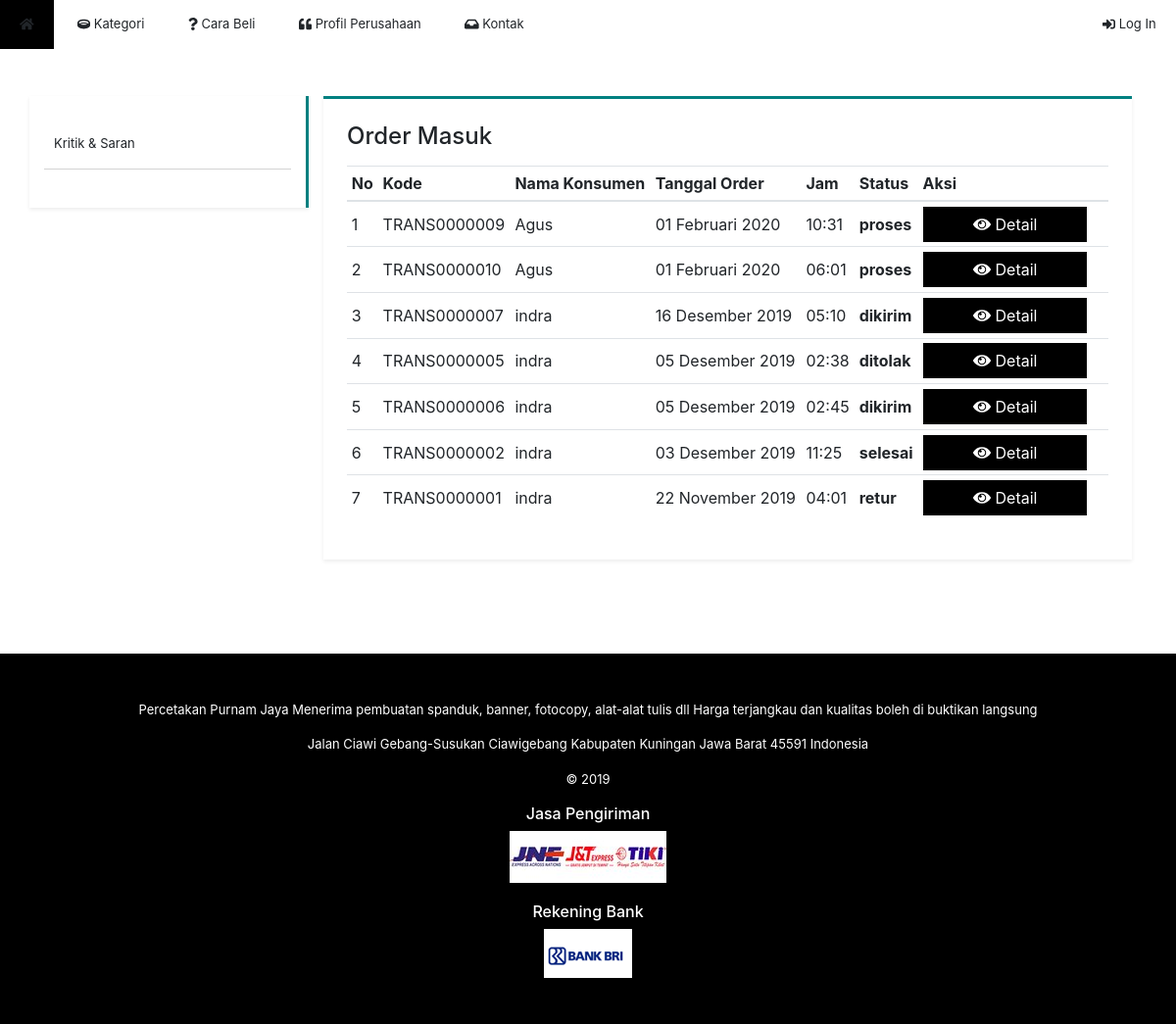
The page /halaman/data_order.php on the database as committed earlier.
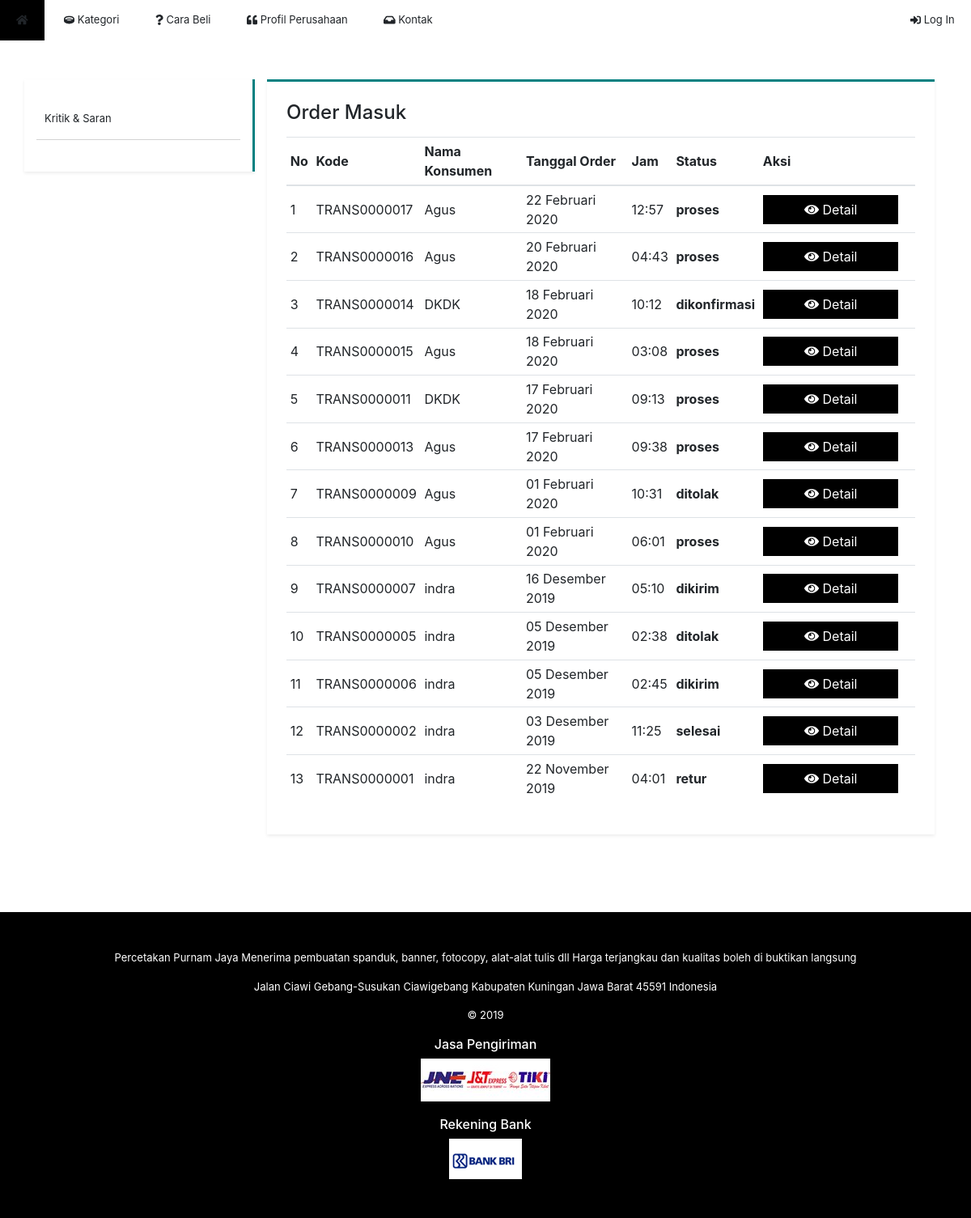
The same page on the database as committed later.
### tables this page shows
CREATE TABLE `transaksi` (
  `idTransaksi` int(11) NOT NULL,
  `tanggal` date NOT NULL,
  `jam` time NOT NULL,
  `idKonsumen` varchar(50) NOT NULL,
  `kdTransaksi` varchar(50) NOT NULL,
  `idOngkir` int(11) DEFAULT NULL,
  `idKurir` int(11) DEFAULT NULL,
  `alamat` varchar(50) DEFAULT NULL,
  `desa` varchar(50) DEFAULT NULL,
  `kec` varchar(50) DEFAULT NULL,
  `kab` varchar(50) DEFAULT NULL,
  `prov` varchar(50) DEFAULT NULL,
  `pembayaran` int(11) DEFAULT NULL,
  `noResi` varchar(50) DEFAULT NULL,
  `buktiLampiran` text DEFAULT NULL,
  `status` varchar(40) NOT NULL
);

CREATE TABLE `konsumen` (
  `idKonsumen` int(11) NOT NULL,
  `username` varchar(50) NOT NULL,
  `password` varchar(50) NOT NULL,
  `hakAkses` varchar(50) NOT NULL,
  `nama` varchar(50) NOT NULL,
  `gender` varchar(2) NOT NULL,
  `ttl` date NOT NULL,
  `email` varchar(50) NOT NULL,
  `alamat` varchar(50) NOT NULL,
  `desa` varchar(50) NOT NULL,
  `kec` varchar(50) NOT NULL,
  `kab` varchar(50) NOT NULL,
  `provinsi` varchar(50) NOT NULL,
  `noHp` varchar(15) NOT NULL,
  `poin` int(11) NOT NULL
);

### include/_koneksi.php (called while the page is built, shortened)
<?php
function tanggalLengkap($tanggal) {
	$bulan = date("m", $tanggal);
	if ($bulan == 1)
		$namaBulan = "Januari";
	elseif ($bulan == 2)
		$namaBulan = "Februari";
	elseif ($bulan == 3)
		$namaBulan = "Maret";
	elseif ($bulan == 4)
		$namaBulan = "April";
	elseif ($bulan == 5)
		$namaBulan = "Mei";
	elseif ($bulan == 6)
		$namaBulan = "Juni";
	elseif ($bulan == 7)
		$namaBulan = "Juli";
	elseif ($bulan == 8)
		$namaBulan = "Agustus";
	elseif ($bulan == 9)
		$namaBulan = "September";
	elseif ($bulan == 10)
		$namaBulan = "Oktober";
	elseif ($bulan == 11)
		$namaBulan = "November";
	elseif ($bulan == 12)
		$namaBulan = "Desember";
	return date("d", $tanggal) . " " . $namaBulan . " " . date("Y", $tanggal);
}
?>

### halaman/data_order.php (the view, shortened to what this page needs)
<?php
include("../include/_koneksi.php");
?>
<!DOCTYPE html>
<html lang="en">
<head>
  <link rel="stylesheet" href="../css/bootstrap.css">
  <link rel="stylesheet" href="../css/font-awesome.css">
  <link rel="stylesheet" href="../css/style.css">
</head>
<body>
	<div class="container-fluid px-0">
		<?php include("_menu.php"); ?>
		<div class="konten container mt-5">
			<div class="row">
				<div class="col-lg-3 col-4 side-menu shadow-sm py-4">
					<?php include("_sidemenu_admin.php"); ?>
				</div>
				<div class="col-lg-9 col-8">
					<div class="bg-white shadow-sm p-4 mb-5" style="border-top: 3px solid teal;">
						<h4 class="mb-3">Order Masuk</h4>
						<div class="table-responsive-lg">
							<table class="table table-sm">
								<thead>
									<tr>
										<th>No</th>
										<th>Kode</th>
										<th>Nama Konsumen</th>
										<th>Tanggal Order</th>
										<th>Jam</th>
										<th>Status</th>
										<th>Aksi</th>
									</tr>
								</thead>
								<tbody>
									<?php
									$query = mysqli_query($conn, "SELECT transaksi.*, konsumen.nama FROM transaksi INNER JOIN konsumen ON transaksi.idKonsumen=konsumen.username WHERE status!='keranjang' ORDER BY tanggal DESC");
									if (mysqli_num_rows($query) > 0) {
										$no = 1;
										while ($data = mysqli_fetch_assoc($query)) {
											echo "<tr>
											<td>$no</td>
											<td>$data[kdTransaksi]</td>
											<td>$data[nama]</td>
											<td>" . tanggalLengkap(strtotime($data["tanggal"])) . "</td>
											<td>" . date("h:i", strtotime($data["jam"])) . "</td>
											<td class='font-weight-bold'>$data[status]</td>
											<td>
												<a class='tombol tombol-teal mr-3' href='detail_pembayaran.php?id=$data[kdTransaksi]'><i class='fas fa-eye'></i> Detail</a>
											</td>
											</tr>";
											$no++;
										}
									} else
										echo "<tr>
										<td align='center' colspan='7'>Tidak ada data</td>
										</tr>";
									?>
								</tbody>
							</table>
						</div>
					</div>
				</div>
			</div>
		</div>
		<?php include("_footer.php"); ?>
	</div>
</body>
</html>

### halaman/_menu.php (shortened to what this page needs)
<div class="menu-header">
	<ul>
		<div class="clearfix">
			<?php if ($_SESSION["akses"] == "Konsumen" or $_SESSION["akses"] == "") { ?>
			<li><a href="utama.php" class="menu-logo"><i class="fas fa-home"></i></a></li>
			<?php } else { ?>
			<li><a href="admin.php" class="menu-logo"><i class="fas fa-home"></i></a></li>
			<?php } ?>
			<?php if ($_SESSION["login"] and $_SESSION["akses"] == "Konsumen" or $_SESSION["akses"] == "") { ?>
			<li><a href="kategori.php" class="menu-list"><i class="fas fa-ring"></i><span> Kategori</span></a></li>
			<?php } ?>
			<?php if ($_SESSION["login"] and $_SESSION["akses"] == "Konsumen" or $_SESSION["akses"] == "") { ?>
			<li><a href="cara_beli.php" class="menu-list"><i class="fas fa-question"></i><span> Cara Beli</span></a></li>
			<?php } ?>
			<?php if ($_SESSION["login"] and $_SESSION["akses"] == "Konsumen" or $_SESSION["akses"] == "") { ?>
			<li><a href="sejarah.php" class="menu-list"><i class="fas fa-quote-left"></i><span> Profil Perusahaan</span></a></li>
			<?php } ?>
			<?php if ($_SESSION["login"] and $_SESSION["akses"] == "Konsumen" or $_SESSION["akses"] == "") { ?>
			<li><a href="kontak.php" class="menu-list"><i class="fas fa-inbox"></i><span> Kontak</span></a></li>
			<?php } ?>
			<?php if ($_SESSION["login"]) { ?>
				<?php if ($_SESSION["akses"] == "Konsumen") { ?>
			<?php
	$query = mysqli_query($conn, "SELECT * FROM konsumen WHERE username='$_SESSION[username]'");
	$data = mysqli_fetch_assoc($query);
	?>
			<li class="float-right"><a href="profil.php?username=<?php echo $_SESSION["username"]; ?>" class="menu-list"><i class="fas fa-user"></i><span> <?php echo $data["nama"]; ?> <span style="color: #FF9600">[Poin: <?php echo $data["poin"]; ?>]</span></span></a></li>
				<?php } ?>
			<li class="float-right"><a href="../include/logout.php" class="menu-list"><i class="fas fa-sign-out-alt"></i><span> Log Out</span></a></li>
			<?php } else { ?>
			<li class="float-right"><a href="login.php" class="menu-list"><i class="fas fa-sign-in-alt"></i><span> Log In</span></a></li>
			<?php } ?>
		</div>
	</ul>
</div>

### halaman/_sidemenu_admin.php (shortened to what this page needs)
<div class="d-flex flex-column mb-3">
	<a href="data_kritik.php" class="side-menu-list">Kritik &amp; Saran</a>
</div>

### halaman/_footer.php (shortened to what this page needs)
<div class="footer mt-5">
		<div class="box-footer">
			<div class="footer3"><h4></h4>
				<br><p align="center">
				 Percetakan Purnam Jaya Menerima pembuatan spanduk,  banner,  fotocopy,  alat-alat tulis dll Harga terjangkau dan kualitas boleh di buktikan langsung
<p>Jalan Ciawi Gebang-Susukan Ciawigebang Kabupaten Kuningan Jawa Barat 45591 Indonesia</p>
&copy; 2019
    				</p>
			</div>
			<div class="footer1"><h6>Jasa Pengiriman</h4>
			<table border="0">
					<tr>
						<img src="../gambar/kirim.png"></td>
					</tr>
			</table>
			</div>
			<br>
			<div class="footer2"><h6>Rekening Bank</h4>
				<table border="0">
					<tr>
						<img src="../gambar/BRI.png"></td>
					</tr>
				</table>
			</div>
		</div>
		<br>
</div>

### css/style.css (style rules this page uses)
body { background:url(../gambar/bg2.png) repeat; }
a { color: inherit; text-decoration: none; }
.menu-header ul { padding: 0; background-color: white; }
.menu-header ul li { list-style: none; display: inline-block; }
.menu-header ul li a { padding: 15px 20px; cursor: pointer; font-size: 13px; }
.menu-logo { background-color: black; color: white; display: inline-block; vertical-align: top; padding: 0; }
.menu-list { display: inline-block; vertical-align: top; -webkit-transform: perspective(1px) translateZ(0); transform: perspective(1px) translateZ(0); box-shadow: 0 0 1px rgba(0, 0, 0, 0); position: relative; -webkit-transition-property: color; transition-property: color; -webkit-transition-duration: 0.3s; transition-duration: 0.3s; }
.menu-list:before { content: ""; position: absolute; z-index: -1; top: 0; left: 0; right: 0; bottom: 0; background: black; -webkit-transform: scaleY(0); transform: scaleY(0); -webkit-transform-origin: 50% 100%; transform-origin: 50% 100%; -webkit-transition-property: transform; transition-property: transform; -webkit-transition-duration: 0.3s; transition-duration: 0.3s; -webkit-transition-timing-function: ease-out; transition-timing-function: ease-out; }
.side-menu { background-color: white; border-right: 3px solid teal; height: 100%; }
.side-menu-list { font-size: 13px; padding: 15px 10px; border-bottom: 1px solid lightgray; width: 100%; display: inline-block; vertical-align: middle; -webkit-transform: perspective(1px) translateZ(0); transform: perspective(1px) translateZ(0); box-shadow: 0 0 1px rgba(0, 0, 0, 0); position: relative; -webkit-transition-property: color; transition-property: color; -webkit-transition-duration: 0.3s; transition-duration: 0.3s; }
.side-menu-list:before { content: ""; position: absolute; z-index: -1; top: 0; left: 0; right: 0; bottom: 0; background: black; -webkit-transform: scaleX(0); transform: scaleX(0); -webkit-transform-origin: 0 50%; transform-origin: 0 50%; -webkit-transition-property: transform; transition-property: transform; -webkit-transition-duration: 0.3s; transition-duration: 0.3s; -webkit-transition-timing-function: ease-out; transition-timing-function: ease-out; }
.tombol { cursor: pointer; display: inline-block; font-weight: 400; text-align: center; white-space: nowrap; vertical-align: middle; -webkit-user-select: none; -moz-user-select: none; -ms-user-select: none; user-select: none; border: 1px solid transparent; padding: 5px 50px; font-size: 1rem; line-height: 1.5; -webkit-transform: perspective(1px) translateZ(0); transform: perspective(1px) translateZ(0); box-shadow: 0 0 1px rgba(0, 0, 0, 0); -webkit-transition-duration: 0.5s; transition-duration: 0.5s; }
.tombol-teal { background-color: black; color: white; }
.table thead tr th, .table tbody tr td { vertical-align: middle; }
.footer { background-color: black; text-align: center; color: white; padding: 20px; font-size: 13px; }

Rows that differ between the two databases and show on the page:
added transaksi: kdTransaksi "TRANS0000017", konsumen.nama "Agus", tanggal "22 Februari 2020", jam "12:57", status "proses"
added transaksi: kdTransaksi "TRANS0000016", konsumen.nama "Agus", tanggal "20 Februari 2020", jam "04:43", status "proses"
added transaksi: kdTransaksi "TRANS0000014", konsumen.nama "DKDK", tanggal "18 Februari 2020", jam "10:12", status "dikonfirmasi"
added transaksi: kdTransaksi "TRANS0000015", konsumen.nama "Agus", tanggal "18 Februari 2020", jam "03:08", status "proses"
added transaksi: kdTransaksi "TRANS0000011", konsumen.nama "DKDK", tanggal "17 Februari 2020", jam "09:13", status "proses"
added transaksi: kdTransaksi "TRANS0000013", konsumen.nama "Agus", tanggal "17 Februari 2020", jam "09:38", status "proses"
changed transaksi "TRANS0000009": status "proses" → "ditolak"
